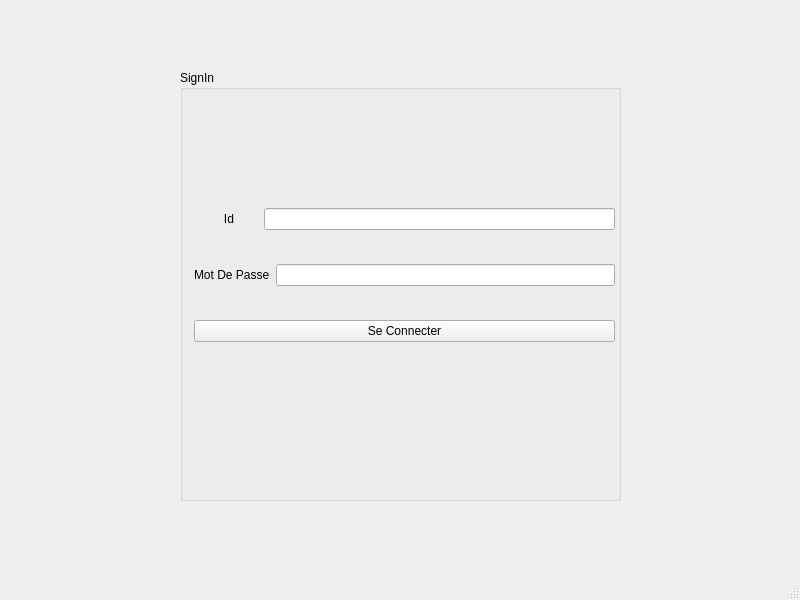
<?xml version="1.0" encoding="UTF-8"?>
<ui version="4.0">
 <class>MainWindowl</class>
 <widget class="QMainWindow" name="MainWindowl">
  <property name="geometry">
   <rect>
    <x>0</x>
    <y>0</y>
    <width>800</width>
    <height>600</height>
   </rect>
  </property>
  <property name="windowTitle">
   <string>MainWindow</string>
  </property>
  <widget class="QWidget" name="centralwidget">
   <widget class="QGroupBox" name="groupBox">
    <property name="geometry">
     <rect>
      <x>180</x>
      <y>70</y>
      <width>441</width>
      <height>431</height>
     </rect>
    </property>
    <property name="title">
     <string>SignIn </string>
    </property>
    <widget class="QWidget" name="">
     <property name="geometry">
      <rect>
       <x>14</x>
       <y>110</y>
       <width>421</width>
       <height>191</height>
      </rect>
     </property>
     <layout class="QVBoxLayout" name="verticalLayout">
      <item>
       <layout class="QHBoxLayout" name="horizontalLayout">
        <item>
         <widget class="QLabel" name="label">
          <property name="text">
           <string>         Id       </string>
          </property>
         </widget>
        </item>
        <item>
         <widget class="QLineEdit" name="lineEdit"/>
        </item>
       </layout>
      </item>
      <item>
       <layout class="QHBoxLayout" name="horizontalLayout_2">
        <item>
         <widget class="QLabel" name="label_2">
          <property name="text">
           <string>Mot De Passe</string>
          </property>
         </widget>
        </item>
        <item>
         <widget class="QLineEdit" name="lineEdit_2"/>
        </item>
       </layout>
      </item>
      <item>
       <widget class="QPushButton" name="pushButton">
        <property name="text">
         <string>Se Connecter</string>
        </property>
       </widget>
      </item>
     </layout>
    </widget>
   </widget>
  </widget>
  <widget class="QMenuBar" name="menubar">
   <property name="geometry">
    <rect>
     <x>0</x>
     <y>0</y>
     <width>800</width>
     <height>26</height>
    </rect>
   </property>
  </widget>
  <widget class="QStatusBar" name="statusbar"/>
 </widget>
 <resources/>
 <connections/>
</ui>
